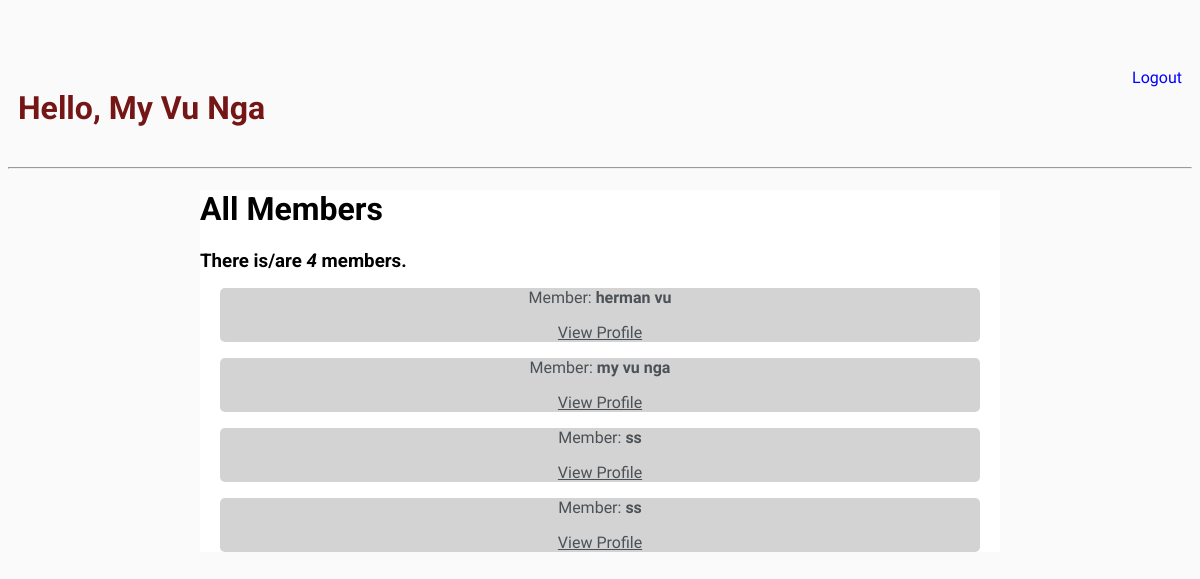
/members/ (signed in), run on an earlier commit of the app's database.
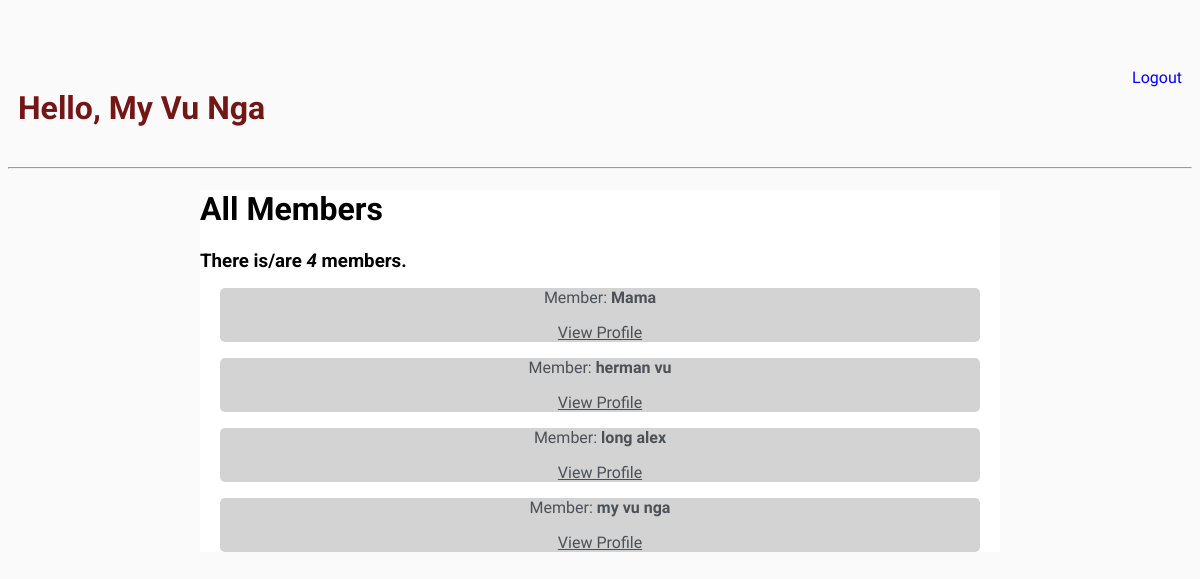
And on a later commit of the database.
### accounts/models.py (models this page shows, shortened)
class LinkedinUser(AbstractBaseUser):
    name=models.CharField(verbose_name='Name', max_length=50)
    email=models.EmailField(verbose_name='Email address', max_length=50, unique=True)
    job_title= models.CharField(verbose_name='Job Title', max_length=100)
    date_joined=models.DateField(verbose_name='Date joined',auto_now_add=True)
    last_login=models.DateField(verbose_name='Last login',auto_now=True)
    is_admin=models.BooleanField(default=False)
    is_active=models.BooleanField(default=True)
    is_staff=models.BooleanField(default=False)
    is_superuser=models.BooleanField(default=False)
    USERNAME_FIELD= 'email'
    REQUIRED_FIELDS=['job_title','name']
    objects= LinkedinUserManager()

### accounts/views.py (the view)
# urls.py: path('members/', membersPage, name='members'),
@login_required(login_url='login')
def membersPage(request):
    members = LinkedinUser.objects.all().order_by('name')
    count=members.count()
    return render(request,'accounts/members.html', {'members':members,'count':count})

### accounts/templates/accounts/members.html (shortened to what this page needs)
{% extends 'accounts/main.html' %}
{% block content %}
<h1>All Members</h1>
<h3 style="margin: 0;">There is/are <i>{{count}}</i> member{{count|pluralize:"s"}}.</h3>
<div class='members'>
{% for member in members %}
    <div class="member">
        <p>Member: <strong>{{member.name}}</strong></p>
        <a href="{% url 'profile' member.id %}">View Profile</a>
    </div>
    {% empty %}
        <h3>No members to show.</h3>
{% endfor %}
</div>
{% endblock %}

### accounts/templates/accounts/main.html (shortened to what this page needs)
<!DOCTYPE html>
<html lang="en">
<head>
</head>
<body>
    <div class="header-bar">
        {% if request.user.is_authenticated %}
            <div>
                <h1>
                    Hello, {{request.user.name|title}}
                </h1>
            </div>
            <a href="{% url 'logout' %}">Logout</a>
        {% endif %}
    </div>
    <hr>
    <div class="container">
        {% block content %}
        {% endblock content %}
    </div>
</body>
</html>

### accounts/templates/accounts/main.html (style rules this page uses)
body { background-color: #fafafa; font-family: 'Nunito', sans-serif; padding-top: 50px; }
h1,h2,h3,h4,h5 { font-family: 'Roboto', sans-serif; }
a,p { color: #4b5156; }
.container { max-width: 800px; margin: auto; background-color: #fff; }
.header-bar { display: flex; justify-content: space-between; color: rgb(117, 22, 22); padding: 10px; border-radius: 5px 5px 0 0; }
.header-bar a { text-decoration: none; color: blue; }
.member { width: 95%; margin: auto; text-align: center; background:lightgrey; border-radius:5px; color: white; }

What changed in the data, as far as the page shows it:
removed LinkedinUser: name "ss"
removed LinkedinUser: name "ss"
added LinkedinUser: name "Mama"
added LinkedinUser: name "long alex"
